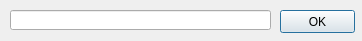
<?xml version="1.0" encoding="UTF-8"?>
<ui version="4.0">
 <class>dialogString</class>
 <widget class="QDialog" name="dialogString">
  <property name="geometry">
   <rect>
    <x>0</x>
    <y>0</y>
    <width>362</width>
    <height>41</height>
   </rect>
  </property>
  <property name="windowTitle">
   <string>Dialog</string>
  </property>
  <widget class="QPushButton" name="validateButton">
   <property name="geometry">
    <rect>
     <x>280</x>
     <y>10</y>
     <width>75</width>
     <height>23</height>
    </rect>
   </property>
   <property name="text">
    <string>OK</string>
   </property>
  </widget>
  <widget class="QLineEdit" name="stringEdit">
   <property name="geometry">
    <rect>
     <x>10</x>
     <y>10</y>
     <width>261</width>
     <height>20</height>
    </rect>
   </property>
  </widget>
 </widget>
 <resources/>
 <connections/>
</ui>
